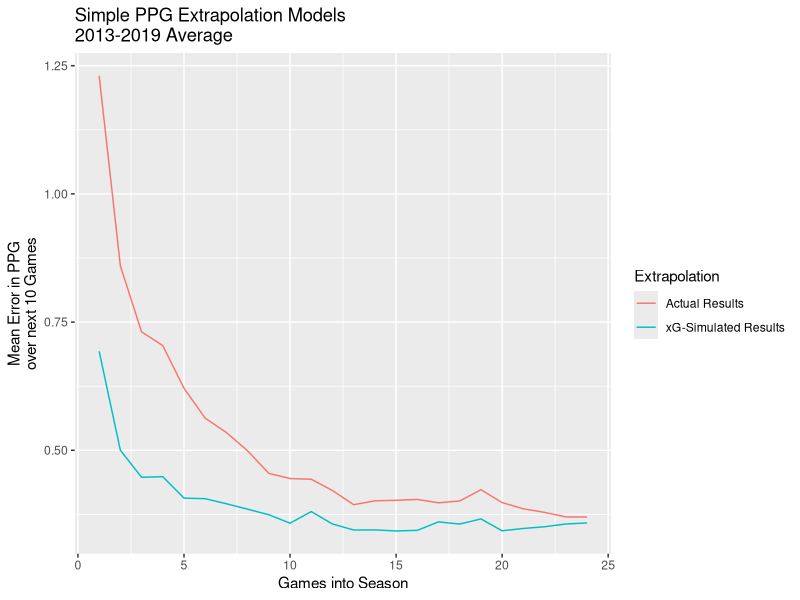
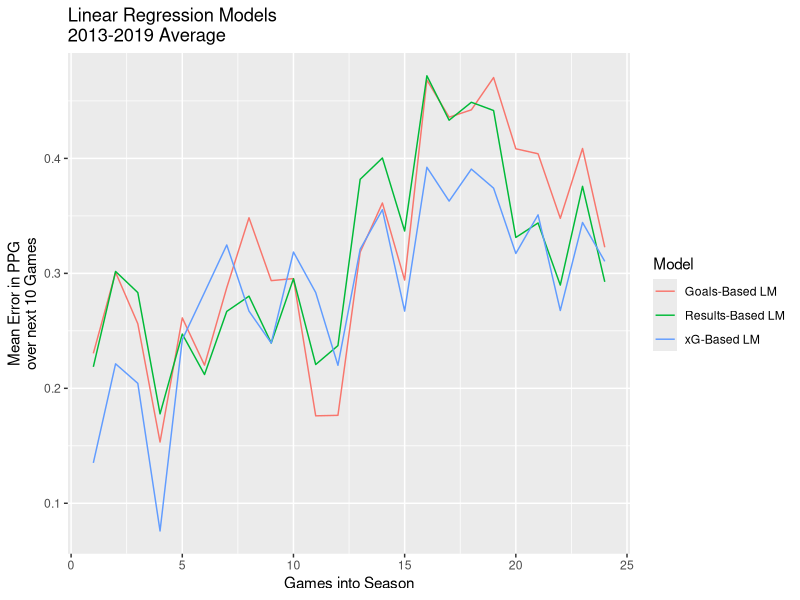
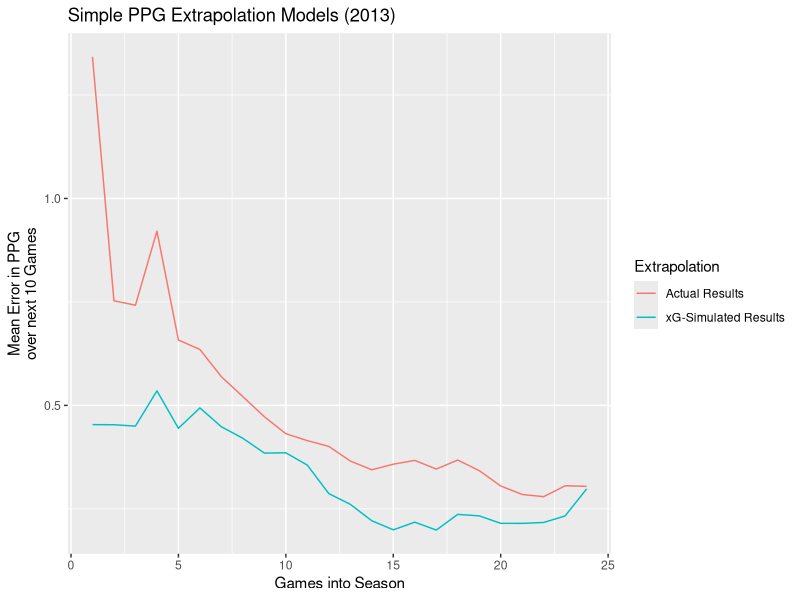
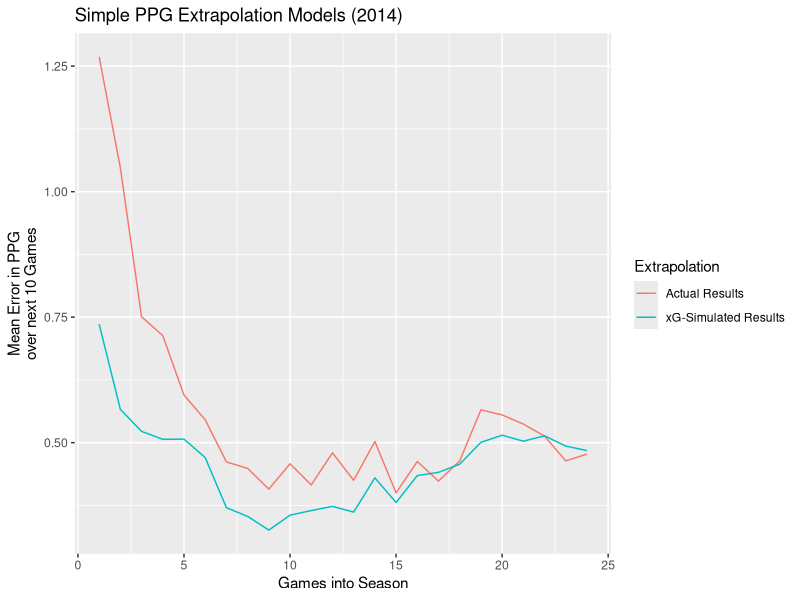
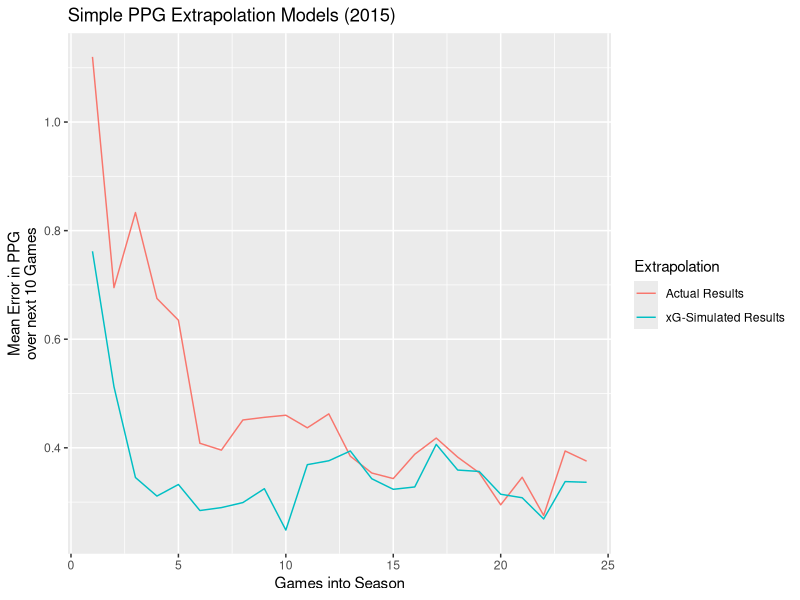
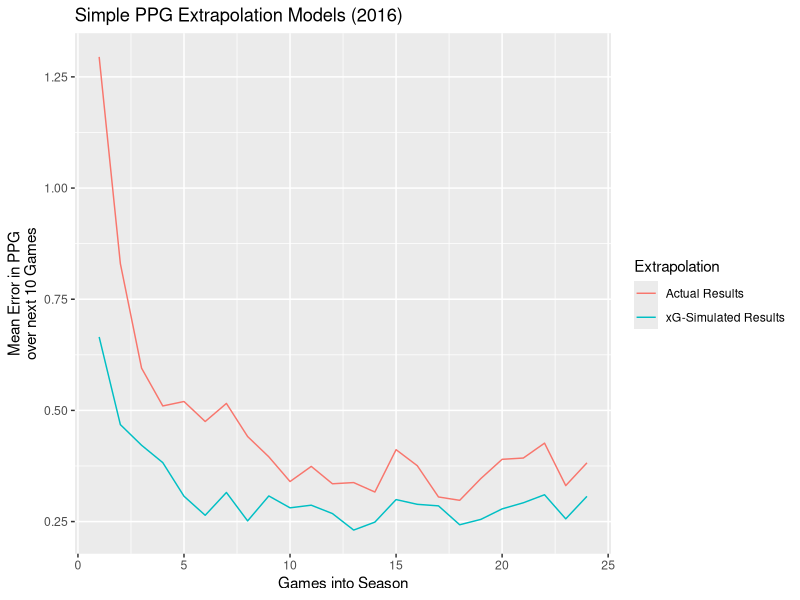
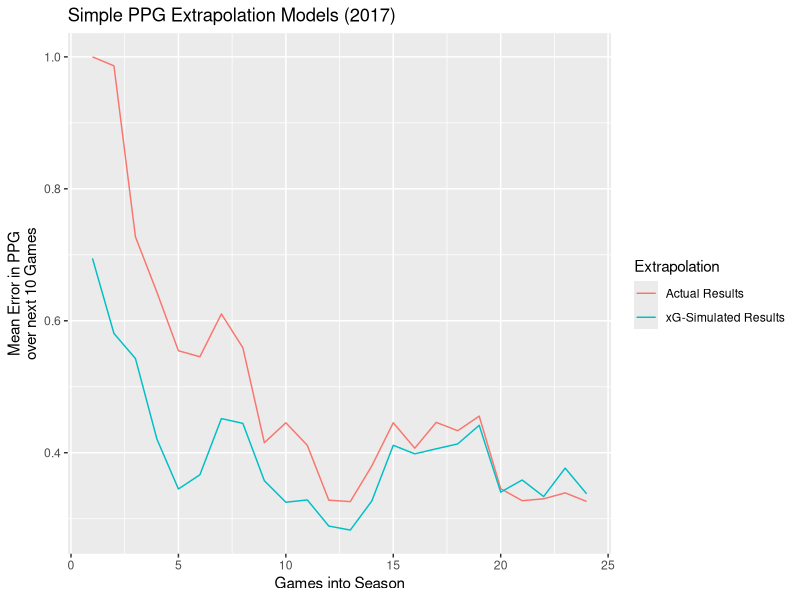
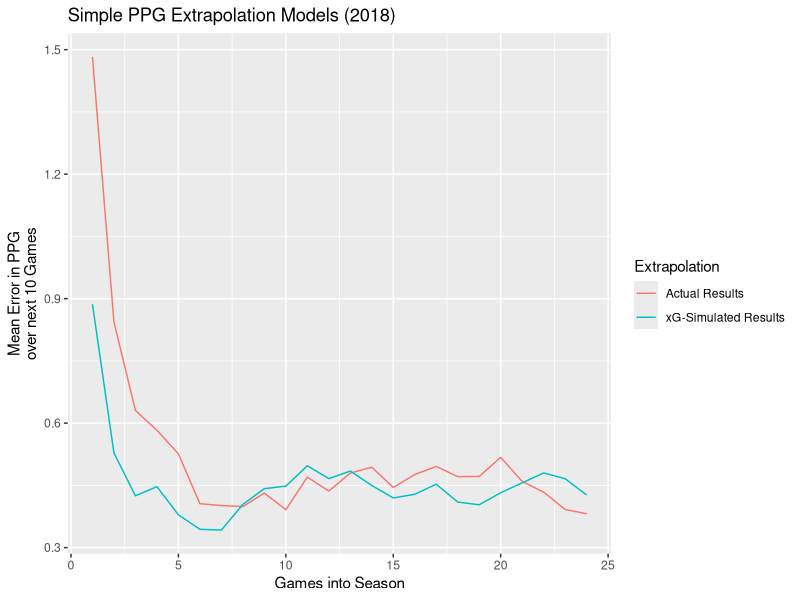

Source code (R) for these figures, in order:
library(tidyverse)
library(lubridate)

# from American Soccer Analysis MLS Interactive Tables
# https://app.americansocceranalysis.com/mls/
# "Games", "Regular Season", 2013-2019
game.stats <- read_csv("./xg_data/american_soccer_analysis_mls_xgoals_games_2013_2019.csv")


## Data prep

# clean up names
names(game.stats)
names(game.stats)[4] <- "HxGtTeam"
names(game.stats)[8] <- "AxGtTeam"
names(game.stats)[14] <- "HxPtsExpected"
names(game.stats)[15] <- "AxPtsExpected"
names(game.stats)
# View(game.stats)

# split into separate dataframes for home and away
# to combine both into a single "long-form" dataframe
names(game.stats)
home.stats <- data.frame("Date"=game.stats$Date,
                              "Location"="Home",
                              "Team"=game.stats$Home,
                              "Opponent"=game.stats$Away,
                              "xG"=game.stats$HxGtTeam,
                              "xG.Against"=game.stats$AxGtTeam,
                              "Goals"=game.stats$HG,
                              "Goals.Against"=game.stats$AG,
                              "Points.xG.Simul"=game.stats$HxPtsExpected)
away.stats <- data.frame("Date"=game.stats$Date,
                              "Location"="Away",
                              "Team"=game.stats$Away,
                              "Opponent"=game.stats$Home,
                              "xG"=game.stats$AxGtTeam,
                              "xG.Against"=game.stats$HxGtTeam,
                              "Goals"=game.stats$AG,
                              "Goals.Against"=game.stats$HG,
                              "Points.xG.Simul"=game.stats$AxPtsExpected)

full.stats <- bind_rows(home.stats,away.stats)
dim(home.stats)
dim(away.stats)
dim(full.stats)
head(full.stats)
tail(full.stats)

# calculate actual points earned
full.stats$Points <- 1
full.stats$Points[full.stats$Goals > full.stats$Goals.Against] <- 3
full.stats$Points[full.stats$Goals < full.stats$Goals.Against] <- 0

# sort the season by date, listing Home team first
full.stats <- full.stats %>%
  arrange(
    Date, desc(Location)
  )
# View(full.stats)

# split by year
full.stats$Year <- lubridate::year(full.stats$Date)

# add a game number (e.g. it is Houston's Nth game of the season)
full.stats <- full.stats %>%
  group_by(Team, Year) %>% 
  mutate(Game.Number=row_number()) %>%
  ungroup()
# View(full.stats %>% filter(Team=="FCD"))


## Test predictive performance
# use each game number as a cutoff, measure predictive power of past performance for future
# compare xG-based past performance metrics to actual goals

years <- unique(full.stats$Year)
years

# initialize a dataframe to hold all the results
model.performance.comp <- data.frame("GameDay"=c(),
                                     "Extrapolation"=c(),
                                     "Mean Error"=c(),
                                     "Year"=c())

for (year in years) {
  
  gameday.cutoffs <- 1:24
  
  holdout.mean.error.base.values <- c()
  holdout.mean.error.xg.values <- c()
  
  for (gameday.cutoff in gameday.cutoffs) {
    training.data <- full.stats %>% filter(Game.Number <= gameday.cutoff,
                                           Year == year)
    test.data <- full.stats %>% filter(Game.Number > gameday.cutoff,
                                       Game.Number <= (gameday.cutoff+10),
                                       Year == year)
    
    # a simple model which assumes points per game continue unchanged for each team
    ppg.before <- training.data %>% group_by(Team) %>% summarise(ppg.before = mean(Points))
    ppg.after <- test.data %>% group_by(Team) %>% summarise(ppg.after = mean(Points))
    ppg.merged <- ppg.before %>% inner_join(ppg.after, by=c("Team"="Team"))
    holdout.mean.error.base <- mean(abs(ppg.merged$ppg.after - ppg.merged$ppg.before))
    holdout.mean.error.base.values <- c(holdout.mean.error.base.values, holdout.mean.error.base)
    
    # a model which assumes points per game based on xG simulation continue
    # unchanged for each team
    ppg.before.xg <- training.data %>% group_by(Team) %>% summarise(ppg.before.simul = mean(Points.xG.Simul))
    ppg.after <- test.data %>% group_by(Team) %>% summarise(ppg.after = mean(Points))
    ppg.merged.xg <- ppg.before.xg %>% inner_join(ppg.after, by=c("Team"="Team"))
    holdout.mean.error.xg <- mean(abs(ppg.merged.xg$ppg.after - ppg.merged.xg$ppg.before.simul))
    holdout.mean.error.xg.values <- c(holdout.mean.error.xg.values, holdout.mean.error.xg)
    
    # a model using a weighted combination of actual and xG-simulated points per game
  }
  
  basic.model.performance <- data.frame(
    "GameDay"=gameday.cutoffs,
    "Extrapolation"="Actual Results",
    "Mean Error"=holdout.mean.error.base.values,
    "Year"=year
  )
  xg.model.performance <- data.frame(
    "GameDay"=gameday.cutoffs,
    "Extrapolation"="xG-Simulated Results",
    "Mean Error"=holdout.mean.error.xg.values,
    "Year"=year
  )
  
  # append both models' results to the comp dataframe
  model.performance.comp <- bind_rows(model.performance.comp,
                                      basic.model.performance,
                                      xg.model.performance)
}

model.performance.comp$Year <- as.factor(model.performance.comp$Year)

# plot Mean Error of extrapolating previous results forward
# using actual results vs. xG-simulated results
for (year in years) {
  p <- ggplot(data=model.performance.comp %>% filter(Year==year)) + 
    geom_line(mapping=aes(x=GameDay,y=Mean.Error,col=Extrapolation)) + 
    # scale_y_reverse() + 
    ggtitle(paste("Simple PPG Extrapolation Models (",year,")",sep="")) +
    ylab("Mean Error in PPG\nover next 10 Games") +
    xlab("Games into Season")
  ggsave(plot=p, filename=paste("./plots/ppg_extrapolation_",year,".png",sep=""))
}

# plot results aggregated across years
model.performance.comp.year.agg <- model.performance.comp %>%
  group_by(GameDay,Extrapolation) %>% 
  summarise(Mean.Error=mean(Mean.Error))
ggplot(data=model.performance.comp.year.agg) + 
  geom_line(mapping=aes(x=GameDay,y=Mean.Error,col=Extrapolation)) + 
  # scale_y_reverse() + 
  ggtitle("Simple PPG Extrapolation Models\n2013-2019 Average") + 
  ylab("Mean Error in PPG\nover next 10 Games") +
  xlab("Games into Season")
ggsave(filename=paste("./plots/ppg_extrapolation_avg.png",sep=""))

## build a linear model to predict points per game based on xG, and one based on actual goals
## and a model based on team results
years <- unique(full.stats$Year)
years

# initialize a dataframe to hold all the results
linear.model.performance.comp <- data.frame("GameDay"=c(),
                                     "Model"=c(),
                                     "Mean Error"=c(),
                                     "Year"=c())

for (year in years) {
  
  holdout.lm.goals.mean.error.avg.values <- c()
  holdout.lm.xg.mean.error.avg.values <- c()
  holdout.lm.results.mean.error.avg.values <- c()
  
  # use games 1-24 as predictors, predict performance over next 10 games in each case
  gameday.cutoffs <- 1:24
  
  # measure performance of the linear models at each gameday cutoff
  for (gameday.cutoff in gameday.cutoffs) {
    
    # use pre-cutoff data to predict post-cutoff performance on a per-team basis
    predictor.data <- full.stats %>% 
      filter(Game.Number <= gameday.cutoff,
             Year == year) %>%
      group_by(Team) %>%
      summarize(avg.xG=mean(xG),
                avg.xG.Against=mean(xG.Against),
                avg.Goals=mean(Goals),
                avg.Goals.Against=mean(Goals.Against),
                avg.Points.Before=mean(Points))
    # only look at performance over next 10 games in each case
    label.data <- full.stats %>% 
      filter(Game.Number > gameday.cutoff,
             Game.Number <= (gameday.cutoff+10),
             Year == year) %>%
      group_by(Team) %>%
      summarize(avg.Points.After=mean(Points))
    
    lm.data <- predictor.data %>% inner_join(label.data, by="Team")
    # head(lm.data)
    
    # measure model performance using leave-one-out cross-validation with each team as a holdout
    teams <- unique(lm.data$Team)
    for (holdout.team in teams) {
      holdout.lm.goals.mean.error.crossval.values <- c()
      holdout.lm.xg.mean.error.crossval.values <- c()
      holdout.lm.results.mean.error.crossval.values <- c()
      
      # Note: the training / test split is not totally clean because the "other side" of the holdout 
      # team's results are included in the training data, but that shouldn't cause major problems
      # TODO fix this by removing all games involving the holdout team from training, even their opponent's results
      training.data <- lm.data %>% filter(Team != holdout.team)
      test.data <- lm.data %>% filter(Team == holdout.team)
      
      # goals-based lm
      goals.lm <- lm(data=training.data, avg.Points.After ~ avg.Goals + avg.Goals.Against)
      goals.lm.pred <- predict(goals.lm, newdata = test.data)
      holdout.lm.goals.mean.error.crossval.val <- mean(abs(test.data$avg.Points.After - goals.lm.pred))
      holdout.lm.goals.mean.error.crossval.values <- c(holdout.lm.goals.mean.error.crossval.values, holdout.lm.goals.mean.error.crossval.val)
      
      # xg-based lm
      xg.lm <- lm(data=training.data, avg.Points.After ~ avg.xG + avg.xG.Against)
      xg.lm.pred <- predict(xg.lm, newdata = test.data)
      holdout.lm.xg.mean.error.crossval.val <- mean(abs(test.data$avg.Points.After - xg.lm.pred))
      holdout.lm.xg.mean.error.crossval.values <- c(holdout.lm.xg.mean.error.crossval.values, holdout.lm.xg.mean.error.crossval.val)
      
      # previous results-based lm
      results.lm <- lm(data=training.data, avg.Points.After ~ avg.Points.Before)
      results.lm.pred <- predict(results.lm, newdata = test.data)
      holdout.lm.results.mean.error.crossval.val <- mean(abs(test.data$avg.Points.After - results.lm.pred))
      holdout.lm.results.mean.error.crossval.values <- c(holdout.lm.results.mean.error.crossval.values, holdout.lm.results.mean.error.crossval.val)
      
      # TODO add "kitchen sink" linear model
    }
    
    # aggregate the crossval mean errors for each holdout team into a single value per gameday cutoff
    holdout.lm.goals.mean.error.avg.values <- c(holdout.lm.goals.mean.error.avg.values,
                                                mean(abs(holdout.lm.goals.mean.error.crossval.values)))
    holdout.lm.xg.mean.error.avg.values <- c(holdout.lm.xg.mean.error.avg.values,
                                             mean(abs(holdout.lm.xg.mean.error.crossval.values)))
    holdout.lm.results.mean.error.avg.values <- c(holdout.lm.results.mean.error.avg.values,
                                                  mean(abs(holdout.lm.results.mean.error.crossval.values)))
  }

  goals.lm.performance <- data.frame(
    "GameDay"=gameday.cutoffs,
    "Model"="Goals-Based LM",
    "Mean Error"=holdout.lm.goals.mean.error.avg.values,
    "Year"=year
  )
  xg.lm.performance <- data.frame(
    "GameDay"=gameday.cutoffs,
    "Model"="xG-Based LM",
    "Mean Error"=holdout.lm.xg.mean.error.avg.values,
    "Year"=year
  )
  results.lm.performance <- data.frame(
    "GameDay"=gameday.cutoffs,
    "Model"="Results-Based LM",
    "Mean Error"=holdout.lm.results.mean.error.avg.values,
    "Year"=year
  )
  
  linear.model.performance.comp <- bind_rows(linear.model.performance.comp,
                                             goals.lm.performance,
                                             xg.lm.performance,
                                             results.lm.performance)
}

linear.model.performance.comp$Year <- as.factor(linear.model.performance.comp$Year)

# plot Mean Error of extrapolating previous results forward
# using actual results vs. xG-simulated results
for (year in years) {
  p <- ggplot(data=linear.model.performance.comp %>% filter(Year==year)) + 
    geom_line(mapping=aes(x=GameDay,y=Mean.Error,col=Model)) + 
    # scale_y_reverse() + 
    ggtitle(paste("Linear Regression Models (",year,")",sep="")) + 
    ylab("Mean Error in PPG\nover next 10 Games") +
    xlab("Games into Season")
  ggsave(plot=p, filename=paste("./plots/linear_model_perf_",year,".png",sep=""))
}

# plot results aggregated across years
linear.model.performance.comp.year.agg <- linear.model.performance.comp %>%
  group_by(GameDay,Model) %>% 
  summarise(Mean.Error=mean(Mean.Error))
ggplot(data=linear.model.performance.comp.year.agg) + 
  geom_line(mapping=aes(x=GameDay,y=Mean.Error,col=Model)) + 
  # scale_y_reverse() + 
  ggtitle("Linear Regression Models\n2013-2019 Average") + 
  ylab("Mean Error in PPG\nover next 10 Games") +
  xlab("Games into Season")
ggsave(filename="./plots/linear_model_perf_avg.png")
# TODO does future performance really peak this early (around week 9)?
# something is up here - overfitting or lack of clean training/test split?


## TODO does counting a draw as 1.5 points for predicting future results help?
## or using wins and draws as separate predictors?

